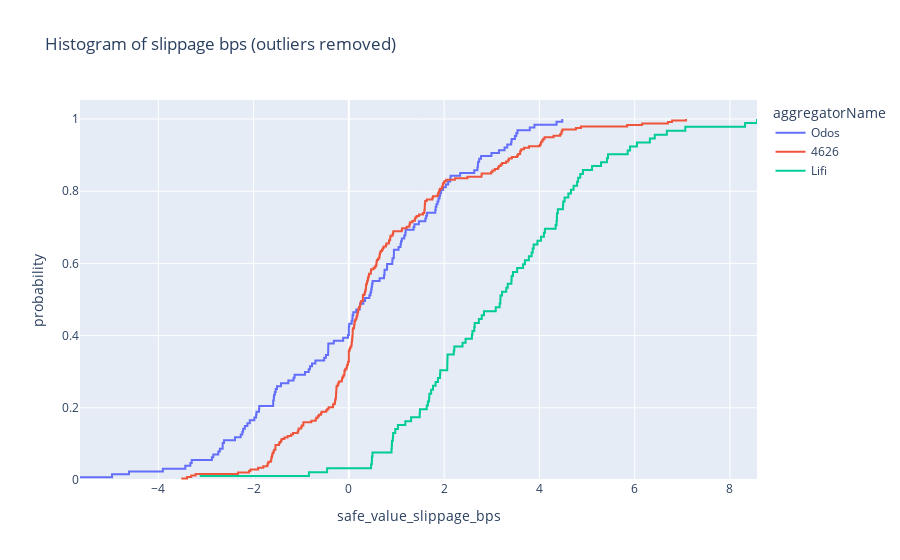

Notebook code cell kept with this figure:
### Code cell
outlier_slippage = 10000  # # autoUSD bad slppage values for lifi, always 2bps higher than the other aggregators
df = autopool_to_slippage["autoDOLA"]
df = df[df["safe_value_slippage_bps"] < outlier_slippage].copy()

px.ecdf(
    df,
    x="safe_value_slippage_bps",
    color="aggregatorName",
    title="Histogram of slippage bps (outliers removed)",
).show()
